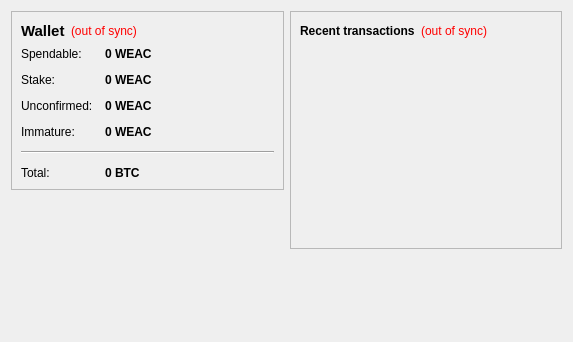
<?xml version="1.0" encoding="UTF-8"?>
<ui version="4.0">
 <class>OverviewPage</class>
 <widget class="QWidget" name="OverviewPage">
  <property name="geometry">
   <rect>
    <x>0</x>
    <y>0</y>
    <width>573</width>
    <height>342</height>
   </rect>
  </property>
  <property name="windowTitle">
   <string>Form</string>
  </property>
  <layout class="QHBoxLayout" name="horizontalLayout" stretch="1,1">
   <item>
    <layout class="QVBoxLayout" name="verticalLayout_2">
     <item>
      <widget class="QFrame" name="frame">
       <property name="frameShape">
        <enum>QFrame::StyledPanel</enum>
       </property>
       <property name="frameShadow">
        <enum>QFrame::Raised</enum>
       </property>
       <layout class="QVBoxLayout" name="verticalLayout_4">
        <item>
         <layout class="QHBoxLayout" name="horizontalLayout_4">
          <item>
           <widget class="QLabel" name="label_5">
            <property name="font">
             <font>
              <pointsize>11</pointsize>
              <weight>75</weight>
              <bold>true</bold>
             </font>
            </property>
            <property name="text">
             <string>Wallet</string>
            </property>
           </widget>
          </item>
          <item>
           <widget class="QLabel" name="labelWalletStatus">
            <property name="toolTip">
             <string>The displayed information may be out of date. Your wallet automatically synchronizes with the Weacoin network after a connection is established, but this process has not completed yet.</string>
            </property>
            <property name="styleSheet">
             <string notr="true">QLabel { color: red; }</string>
            </property>
            <property name="text">
             <string notr="true">(out of sync)</string>
            </property>
            <property name="alignment">
             <set>Qt::AlignLeading|Qt::AlignLeft|Qt::AlignVCenter</set>
            </property>
           </widget>
          </item>
          <item>
           <spacer name="horizontalSpacer_2">
            <property name="orientation">
             <enum>Qt::Horizontal</enum>
            </property>
            <property name="sizeHint" stdset="0">
             <size>
              <width>40</width>
              <height>20</height>
             </size>
            </property>
           </spacer>
          </item>
         </layout>
        </item>
        <item>
         <layout class="QFormLayout" name="formLayout_2">
          <property name="fieldGrowthPolicy">
           <enum>QFormLayout::AllNonFixedFieldsGrow</enum>
          </property>
          <property name="horizontalSpacing">
           <number>12</number>
          </property>
          <property name="verticalSpacing">
           <number>12</number>
          </property>
          <item row="0" column="0">
           <widget class="QLabel" name="label">
            <property name="text">
             <string>Spendable:</string>
            </property>
           </widget>
          </item>
          <item row="0" column="1">
           <widget class="QLabel" name="labelBalance">
            <property name="font">
             <font>
              <weight>75</weight>
              <bold>true</bold>
             </font>
            </property>
            <property name="cursor">
             <cursorShape>IBeamCursor</cursorShape>
            </property>
            <property name="toolTip">
             <string>Your current spendable balance</string>
            </property>
            <property name="text">
             <string notr="true">0 WEAC</string>
            </property>
            <property name="textInteractionFlags">
             <set>Qt::LinksAccessibleByMouse|Qt::TextSelectableByKeyboard|Qt::TextSelectableByMouse</set>
            </property>
           </widget>
          </item>
          <item row="1" column="0">
           <widget class="QLabel" name="label_6">
            <property name="text">
             <string>Stake:</string>
            </property>
           </widget>
          </item>
          <item row="1" column="1">
           <widget class="QLabel" name="labelStake">
            <property name="font">
             <font>
              <weight>75</weight>
              <bold>true</bold>
             </font>
            </property>
            <property name="cursor">
             <cursorShape>IBeamCursor</cursorShape>
            </property>
            <property name="toolTip">
             <string>Total of coins that was staked, and do not yet count toward the current balance</string>
            </property>
            <property name="text">
             <string notr="true">0 WEAC</string>
            </property>
            <property name="textInteractionFlags">
             <set>Qt::LinksAccessibleByMouse|Qt::TextSelectableByKeyboard|Qt::TextSelectableByMouse</set>
            </property>
           </widget>
          </item>
          <item row="2" column="0">
           <widget class="QLabel" name="label_3">
            <property name="text">
             <string>Unconfirmed:</string>
            </property>
           </widget>
          </item>
          <item row="2" column="1">
           <widget class="QLabel" name="labelUnconfirmed">
            <property name="font">
             <font>
              <weight>75</weight>
              <bold>true</bold>
             </font>
            </property>
            <property name="cursor">
             <cursorShape>IBeamCursor</cursorShape>
            </property>
            <property name="toolTip">
             <string>Total of transactions that have yet to be confirmed, and do not yet count toward the current balance</string>
            </property>
            <property name="text">
             <string notr="true">0 WEAC</string>
            </property>
            <property name="textInteractionFlags">
             <set>Qt::LinksAccessibleByMouse|Qt::TextSelectableByKeyboard|Qt::TextSelectableByMouse</set>
            </property>
           </widget>
          </item>
          <item row="3" column="0">
           <widget class="QLabel" name="labelImmatureText">
            <property name="text">
             <string>Immature:</string>
            </property>
           </widget>
          </item>
          <item row="3" column="1">
           <widget class="QLabel" name="labelImmature">
            <property name="font">
             <font>
              <weight>75</weight>
              <bold>true</bold>
             </font>
            </property>
            <property name="toolTip">
             <string>Mined balance that has not yet matured</string>
            </property>
            <property name="text">
             <string notr="true">0 WEAC</string>
            </property>
            <property name="textInteractionFlags">
             <set>Qt::LinksAccessibleByMouse|Qt::TextSelectableByKeyboard|Qt::TextSelectableByMouse</set>
            </property>
           </widget>
          </item>
          <item row="4" column="0" colspan="2">
           <widget class="Line" name="line">
            <property name="orientation">
             <enum>Qt::Horizontal</enum>
            </property>
           </widget>
          </item>
          <item row="5" column="0">
           <widget class="QLabel" name="labelTotalText">
            <property name="text">
             <string>Total:</string>
            </property>
           </widget>
          </item>
          <item row="5" column="1">
           <widget class="QLabel" name="labelTotal">
            <property name="font">
             <font>
              <weight>75</weight>
              <bold>true</bold>
             </font>
            </property>
            <property name="cursor">
             <cursorShape>IBeamCursor</cursorShape>
            </property>
            <property name="toolTip">
             <string>Your current total balance</string>
            </property>
            <property name="text">
             <string notr="true">0 BTC</string>
            </property>
            <property name="textInteractionFlags">
             <set>Qt::LinksAccessibleByMouse|Qt::TextSelectableByKeyboard|Qt::TextSelectableByMouse</set>
            </property>
           </widget>
          </item>
         </layout>
        </item>
       </layout>
      </widget>
     </item>
     <item>
      <spacer name="verticalSpacer">
       <property name="orientation">
        <enum>Qt::Vertical</enum>
       </property>
       <property name="sizeHint" stdset="0">
        <size>
         <width>20</width>
         <height>40</height>
        </size>
       </property>
      </spacer>
     </item>
    </layout>
   </item>
   <item>
    <layout class="QVBoxLayout" name="verticalLayout_3">
     <item>
      <widget class="QFrame" name="frame_2">
       <property name="frameShape">
        <enum>QFrame::StyledPanel</enum>
       </property>
       <property name="frameShadow">
        <enum>QFrame::Raised</enum>
       </property>
       <layout class="QVBoxLayout" name="verticalLayout">
        <item>
         <layout class="QHBoxLayout" name="horizontalLayout_2">
          <item>
           <widget class="QLabel" name="label_4">
            <property name="text">
             <string>&lt;b&gt;Recent transactions&lt;/b&gt;</string>
            </property>
           </widget>
          </item>
          <item>
           <widget class="QLabel" name="labelTransactionsStatus">
            <property name="toolTip">
             <string>The displayed information may be out of date. Your wallet automatically synchronizes with the Weacoin network after a connection is established, but this process has not completed yet.</string>
            </property>
            <property name="styleSheet">
             <string notr="true">QLabel { color: red; }</string>
            </property>
            <property name="text">
             <string notr="true">(out of sync)</string>
            </property>
            <property name="alignment">
             <set>Qt::AlignRight|Qt::AlignTrailing|Qt::AlignVCenter</set>
            </property>
           </widget>
          </item>
          <item>
           <spacer name="horizontalSpacer">
            <property name="orientation">
             <enum>Qt::Horizontal</enum>
            </property>
            <property name="sizeHint" stdset="0">
             <size>
              <width>40</width>
              <height>20</height>
             </size>
            </property>
           </spacer>
          </item>
         </layout>
        </item>
        <item>
         <widget class="QListView" name="listTransactions">
          <property name="styleSheet">
           <string notr="true">QListView { background: transparent; }</string>
          </property>
          <property name="frameShape">
           <enum>QFrame::NoFrame</enum>
          </property>
          <property name="verticalScrollBarPolicy">
           <enum>Qt::ScrollBarAlwaysOff</enum>
          </property>
          <property name="horizontalScrollBarPolicy">
           <enum>Qt::ScrollBarAlwaysOff</enum>
          </property>
          <property name="selectionMode">
           <enum>QAbstractItemView::NoSelection</enum>
          </property>
         </widget>
        </item>
       </layout>
      </widget>
     </item>
     <item>
      <spacer name="verticalSpacer_2">
       <property name="orientation">
        <enum>Qt::Vertical</enum>
       </property>
       <property name="sizeHint" stdset="0">
        <size>
         <width>20</width>
         <height>40</height>
        </size>
       </property>
      </spacer>
     </item>
    </layout>
   </item>
  </layout>
 </widget>
 <resources/>
 <connections/>
</ui>
